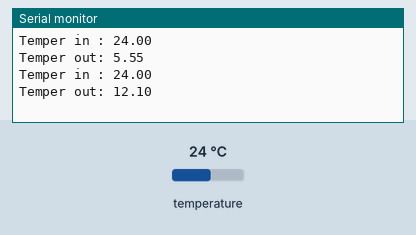
Bench run of a sketch on a simulated Arduino Uno, built with avr-gcc and run on an emulated ATmega328P. On the bench: the last lines printed to the serial monitor. The test bench sets the inputs (shaded band); at power-on: temperature 24 °C.

Above: at 2.2 s.
2.3 s: temperature set to 12 °C
At 3.0 s:
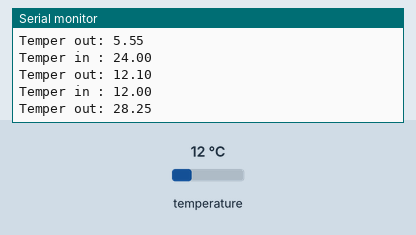
4.0 s: temperature set to 19 °C
At 4.0 s:
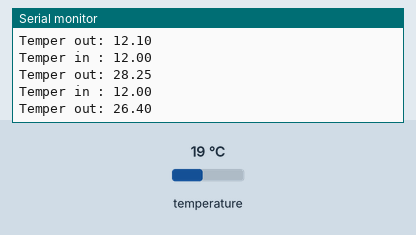
Timing chart, 0 to 7.0 s (numbered marks = the images above; inputs shaded):
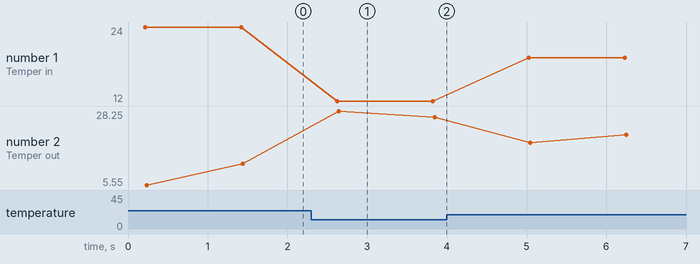

Measured:
- after the input at 2.3 s, the serial monitor: prints a new line after 0.32 s (image 1)
- plotted number 1: 24 → 12 after the input at 2.3 s, 12 → 19 after the input at 4.0 s
- plotted number 2: 12.1 → 26.4 after the input at 2.3 s, 26.4 → 24.2 after the input at 4.0 s

The sketch:

PID_Basic_DalasTemp.ino
```cpp
/********************************************************
 * PID Basic Example
 * Reading analog input 0 to control analog PWM output 3
 ********************************************************/

#include <PID_v1.h>
#include <OneWire.h>
#include <DallasTemperature.h>

#define PIN_INPUT 0
#define PIN_OUTPUT 3

OneWire  oneWire(10);  // on pin 10 (a 4.7K resistor is necessary)

// Pass our oneWire reference to Dallas Temperature.
DallasTemperature sensors(&oneWire);

//Define Variables we'll be connecting to
double Setpoint, Input, Output;

//Specify the links and initial tuning parameters
double Kp = 1, Ki = 0.05, Kd = 0.25;
PID myPID(&Input, &Output, &Setpoint, Kp, Ki, Kd, DIRECT);

DeviceAddress roomThermometer = {0x28, 0xFF, 0x2A, 0x1D, 0x93, 0x15, 0x01, 0x29 };

int SampleTime = 1000;

void setup()
{
  Serial.begin(9600);

  sensors.begin();
  sensors.setResolution(roomThermometer, 10);

  //initialize the variables we're linked to
  //  Input = analogRead(PIN_INPUT);
  Setpoint = 35.0;

  //turn the PID on
  myPID.SetMode(AUTOMATIC);
  myPID.SetOutputLimits(0, 100);
  myPID.SetSampleTime(SampleTime);

}

void loop()
{
  //  Input = analogRead(PIN_INPUT);
  sensors.requestTemperatures();

  Input = sensors.getTempC(roomThermometer);
  Serial.print("Temper in : ");
  Serial.println(Input);
  myPID.Compute();
  Serial.print("Temper out: ");
  Serial.println(Output);
  //  analogWrite(PIN_OUTPUT, Output);
  delay(SampleTime);
}
```
